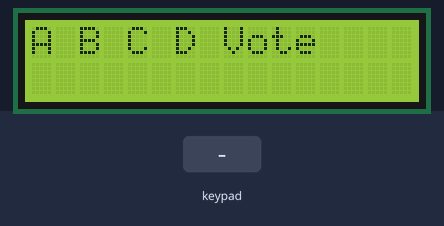
The program below on a simulated Raspberry Pi (BCM pin numbers). On the bench: 16×2 character LCD. The inputs (shaded band) are chosen by the test bench.

Above: at 1.2 s.
1.3 s: key '1' pressed
At 2.7 s:
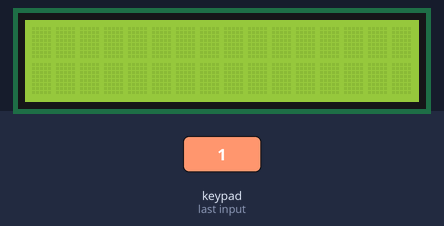
4.3 s: key 'A' pressed
At 5.3 s:
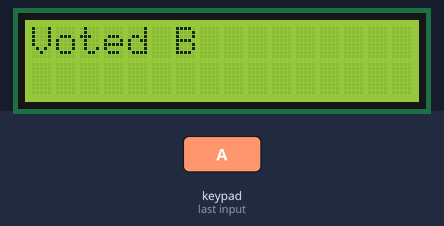
7.3 s: key 'B' pressed
At 9.0 s:
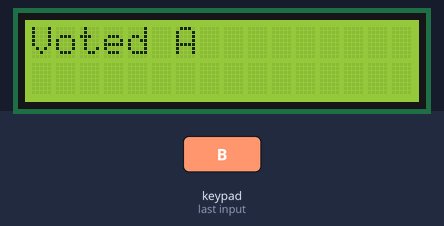
10.3 s: key '2' pressed
At 11.1 s:
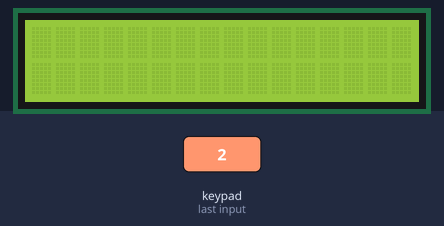
13.3 s: key '3' pressed
Timing chart, 0 to 16.3 s (numbered marks = the images above; inputs shaded):
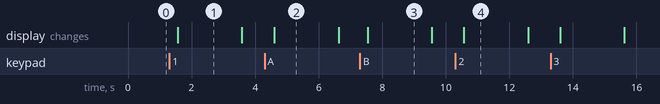

Measured:
- after the input at 1.3 s, the display: changes after 0.26 s (image 1)
- after the input at 4.3 s, the display: changes after 0.30 s (image 2)
- after the input at 7.3 s, the display: changes after 0.24 s (image 3)
- after the input at 10.3 s, the display: changes after 0.27 s (image 4)
- what the display in image 1 shows lasts 2.0 s, from 1.6 s to 3.6 s

The program:

R71._Keypad_Based_Voting_System.py
```python
"""
Components Used:
1. Raspberry Pi
2. 4x4 Keypad
3. I2C LCD Display
4. Jumper Wires
"""

import time
import RPi.GPIO as gpio
from RPLCD.i2c import CharLCD

# ---------------- LCD Setup ----------------
lcd_display = CharLCD(i2c_expander='PCF8574', address=0x27, cols=16, rows=2)

# ---------------- Keypad Layout ----------------
keypad_layout = [
    ["1","2","3","A"],
    ["4","5","6","B"],
    ["7","8","9","C"],
    ["*","0","#","D"]
]

# Define GPIO pins for rows and columns
row_pins = [5, 6, 13, 19]
column_pins = [12, 16, 20, 21]

# ---------------- GPIO Setup ----------------
gpio.setmode(gpio.BCM)  # Use BCM numbering

# Set row pins as OUTPUT (default HIGH)
for row_pin in row_pins:
    gpio.setup(row_pin, gpio.OUT)
    gpio.output(row_pin, gpio.HIGH)

# Set column pins as INPUT with pull-down
for column_pin in column_pins:
    gpio.setup(column_pin, gpio.IN, pull_up_down=gpio.PUD_DOWN)

# ---------------- Voting Data ----------------
vote_counts = {
    "A": 0,
    "B": 0,
    "C": 0,
    "D": 0
}

# ---------------- Function: Read Keypad ----------------
def read_keypad():
    """
    Scan keypad:
    1. Set one row LOW at a time
    2. Check all column pins
    3. If HIGH detected → key pressed
    """
    for row_index, row_pin in enumerate(row_pins):
        gpio.output(row_pin, gpio.LOW)  # Activate row

        for col_index, column_pin in enumerate(column_pins):
            if gpio.input(column_pin) == gpio.HIGH:
                time.sleep(0.2)  # Debounce delay
                gpio.output(row_pin, gpio.HIGH)
                return keypad_layout[row_index][col_index]

        gpio.output(row_pin, gpio.HIGH)  # Deactivate row

    return None  # No key pressed

# ---------------- Main Program ----------------
try:
    lcd_display.clear()
    lcd_display.write_string("A B C D Vote")

    while True:
        pressed_key = read_keypad()  # Read keypad

        if pressed_key:
            lcd_display.clear()

            # ---- Voting ----
            if pressed_key in vote_counts:
                vote_counts[pressed_key] += 1
                lcd_display.write_string("Voted " + pressed_key)

            # ---- Show Results ----
            elif pressed_key == "#":
                lcd_display.write_string(
                    "A:" + str(vote_counts["A"]) + " B:" + str(vote_counts["B"]) + "\n" +
                    "C:" + str(vote_counts["C"]) + " D:" + str(vote_counts["D"])
                )
                time.sleep(3)

            # Return to menu
            time.sleep(2)
            lcd_display.clear()
            lcd_display.write_string("A B C D Vote")

        time.sleep(0.1)  # Small delay

# ---------------- Cleanup ----------------
except KeyboardInterrupt:
    gpio.cleanup()
    lcd_display.clear()
    print("Program stopped")
```
